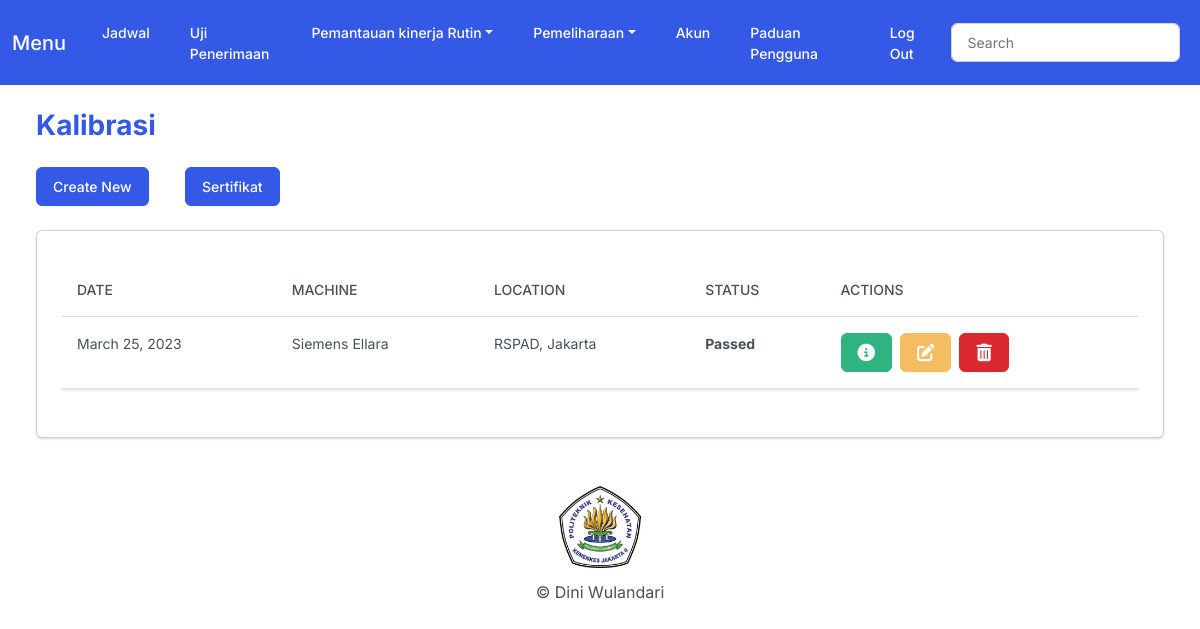
The app's page /home_kalibrasi (signed in), older data.
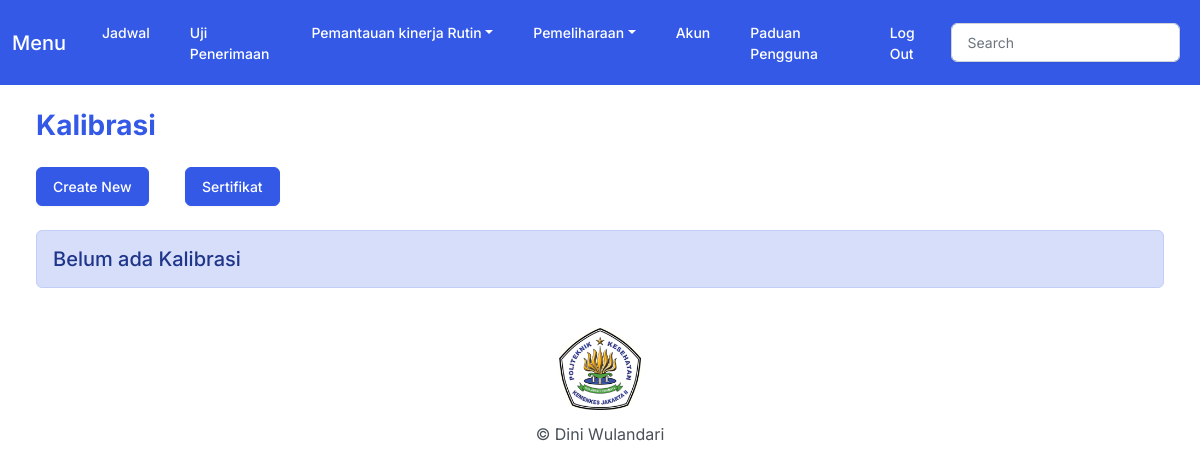
The same page, newer data.
### myapp/models.py (models this page shows, shortened)
class Kalibrasi(models.Model):
    user = models.ForeignKey(User, on_delete=models.CASCADE, null=True)
    task_date = models.DateField(null=True)
    location = models.CharField(max_length=150)
    tech_name = models.CharField(max_length=150)
    xray_tube_brand = models.CharField(max_length=150)
    xray_tube_type = models.CharField(max_length=150)
    xray_tube_serial = models.CharField(max_length=150)
    xray_gen_brand = models.CharField(max_length=150)
    xray_gen_type = models.CharField(max_length=150)
    xray_gen_serial = models.CharField(max_length=150)
    temp_before = models.FloatField(max_length=10)
    temp_after = models.FloatField(max_length=10)
    hum_before = models.FloatField(max_length=10)
    hum_after = models.FloatField(max_length=10)
    kv_set1 = models.FloatField(max_length=10)
    kv_set2 = models.FloatField(max_length=10)
    kv_set3 = models.FloatField(max_length=10)
    kv1 = models.FloatField(max_length=10)
    kv2 = models.FloatField(max_length=10)
    kv3 = models.FloatField(max_length=10)
    kv4 = models.FloatField(max_length=10)
    kv5 = models.FloatField(max_length=10)
    kv6 = models.FloatField(max_length=10)
    kv7 = models.FloatField(max_length=10)
    kv8 = models.FloatField(max_length=10)
    kv9 = models.FloatField(max_length=10)
    kv_avg1 = models.FloatField(max_length=10)
    kv_avg2 = models.FloatField(max_length=10)
    kv_avg3 = models.FloatField(max_length=10)
    kv_dev1 = models.FloatField(max_length=10)
    kv_dev2 = models.FloatField(max_length=10)
    kv_dev3 = models.FloatField(max_length=10)
    kv_prc1 = models.FloatField(max_length=10)
    kv_prc2 = models.FloatField(max_length=10)
    kv_prc3 = models.FloatField(max_length=10)
    ma_set1 = models.FloatField(max_length=10)
    ma_set2 = models.FloatField(max_length=10)
    ma_set3 = models.FloatField(max_length=10)
    ma1 = models.FloatField(max_length=10)
    ma2 = models.FloatField(max_length=10)
    ma3 = models.FloatField(max_length=10)
    ma4 = models.FloatField(max_length=10)
    ma5 = models.FloatField(max_length=10)
    ma6 = models.FloatField(max_length=10)
    ma7 = models.FloatField(max_length=10)
    ma8 = models.FloatField(max_length=10)
    ma9 = models.FloatField(max_length=10)
    ma_avg1 = models.FloatField(max_length=10)
    ma_avg2 = models.FloatField(max_length=10)
    ma_avg3 = models.FloatField(max_length=10)
    ma_dev1 = models.FloatField(max_length=10)
    ma_dev2 = models.FloatField(max_length=10)
    ma_dev3 = models.FloatField(max_length=10)
    ma_prc1 = models.FloatField(max_length=10)
    ma_prc2 = models.FloatField(max_length=10)
    ma_prc3 = models.FloatField(max_length=10)
    is_passed = models.BooleanField('passed', default=False)
    is_failed = models.BooleanField('failed', default=False)

### myapp/views.py (the view)
# urls.py: path('home_kalibrasi', views.home_kalibrasi, name='home_kalibrasi'),
@login_required
def home_kalibrasi(request):
    kalibrasi = Kalibrasi.objects.filter(user=request.user)
    return render(request, 'myapp/kalibrasi/kalibrasi.html', {
        'kalibrasi': kalibrasi
    })

### myapp/templates/myapp/kalibrasi/kalibrasi.html (shortened to what this page needs)
{% extends 'myapp/base.html' %}
{% block body %}
<h3 class="m-4 text-primary fw-bold">Kalibrasi</h3>
<div class="row">
    <div class="col-12">
        <a href="{% url 'add_kalibrasi' %}" class="btn btn-primary ms-4 me-4 mb-4">Create New</a>
        <a href="{% url 'home_sertifkalibrasi' %}" class="btn btn-primary ms-2 me-2 mb-4">Sertifikat</a>
        {% if kalibrasi %}
        <div class="card bg-secondary ms-4 me-4 mb-4">
            <div class="card-body">
                <p class="card-text">
                <div class="table-responsive">
                    <table class="table table-hover">
                        <thead>
                            <tr>
                                <th scope="col">Date</th>
                                <th scope="col">Machine</th>
                                <th scope="col">Location</th>
                                <th scope="col">Status</th>
                                <th scope="col">Actions</th>
                            </tr>
                        </thead>
                        <tbody class="myTable">
                            {% for kalibrasi in kalibrasi %}
                            <tr>
                                <td>{{kalibrasi.task_date}}</td>
                                <td>{{kalibrasi.xray_tube_brand}} {{kalibrasi.xray_tube_type}}</td>
                                <td>{{kalibrasi.location}}</td>
                                <td> {% if kalibrasi.is_passed %}
                                    <strong>Passed</strong>
                                    {% elif kalibrasi.is_failed %}
                                    <strong>Failed</strong>
                                    {% else %}
                                    <strong>Pending</strong>
                                    {% endif %}
                                </td>
                                <td>
                                    <button type="button" class="btn btn-success me-1"
                                        href="{% url 'view_kalibrasi' kalibrasi.id %}" data-bs-toggle="modal"
                                        data-bs-target="#myModal{{kalibrasi.id}}">
                                        </button>
                                    <a href="{% url 'edit_kalibrasi' kalibrasi.id %}" class="btn btn-warning me-1"></a>
                                    <button class="btn btn-danger" data-bs-toggle="modal"
                                        data-bs-target="#delete_kalibrasi{{kalibrasi.id}}"></button>
                                </td>
                            </tr>
                            {% endfor %}
                        </tbody>
                    </table>
                </div>
                </p>
            </div>
        </div>
        {% else %}
        <h5 class="alert alert-primary ms-4 me-4">Belum ada Kalibrasi</h5>
        {% endif %}
    </div>
</div>
{% endblock %}

Row changes from the older to the newer data that the page shows:
removed Kalibrasi: task_date "March 25, 2023", xray_tube_brand "Siemens", xray_tube_type "Ellara", location "RSPAD, Jakarta", is_passed "Passed"
Text that changed along with them:
text no longer shown: "DATE MACHINE LOCATION STATUS ACTIONS"
text now shown: "Belum ada Kalibrasi"
